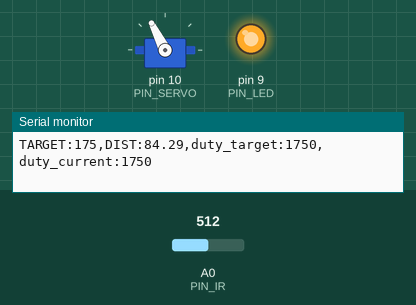
Recording of a sketch running on a simulated Arduino Uno, built with avr-gcc and run on an emulated ATmega328P. Parts: servo, output pins drawn as LEDs (lit = HIGH), the last lines printed to the serial monitor. The inputs (shaded band) are chosen by the test bench; at power-on: A0 (PIN_IR) = 512.

Above: at 1.2 s.
1.3 s: A0 (PIN_IR) set to 338
4.3 s: A0 (PIN_IR) set to 323
At 6.7 s:
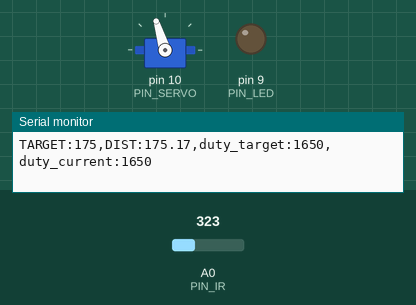
Timing chart, 0 to 8.2 s (numbered marks = the images above; inputs shaded):
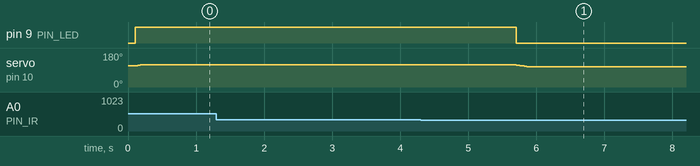

Measured:
- the behaviour switches between 324 and 323 on A0 (PIN_IR) (found by bisection; images 0 and 1)
- after the input at 4.3 s, pin 9 (PIN_LED): HIGH → LOW after 1.4 s; servo on pin 10 (PIN_SERVO): 117° → 107° after 1.4 s

The sketch:

22_bbc_20233061.ino
```cpp
#include <Servo.h>

// Arduino pin assignment
#define PIN_LED   9
#define PIN_SERVO 10
#define PIN_IR    A0

// Event interval parameters
#define _INTERVAL_DIST    100 // distance sensor interval (unit: ms)
#define _INTERVAL_SERVO   20  // servo interval (unit: ms)
#define _INTERVAL_SERIAL  1000 // serial interval (unit: ms)

// EMA filter configuration for the IR distance sensor
#define _EMA_ALPHA 0.2   // EMA weight of new sample (range: 0 to 1)
                          // Setting EMA to 1 effectively disables EMA filter.

// Servo adjustment - Set _DUTY_MAX, _NEU, _MIN with your own numbers
#define _DUTY_MAX 2300
#define _DUTY_NEU 1700
#define _DUTY_MIN 1600

#define _SERVO_ANGLE_DIFF  60  // Replace with |D - E| degree
#define _SERVO_SPEED       50  // servo speed

#define _BANGBANG_RANGE    50  // duty up and down for bangbang control

// Target Distance
#define _DIST_TARGET    175 // Center of the rail (unit: mm)


// global variables

Servo myservo;

float dist_ema;     // unit: mm

int duty_change_per_interval; // maximum duty difference per interval
int duty_target;    // Target duty
int duty_current;      // Current duty
int duty_adj;       // Level adjustment

unsigned long last_sampling_time_dist;   // unit: msec
unsigned long last_sampling_time_servo;  // unit: msec
unsigned long last_sampling_time_serial; // unit: msec

bool event_dist, event_servo, event_serial; // event triggered?

void setup()
{
  // initialize GPIO pins
  pinMode(PIN_LED,OUTPUT);
  myservo.attach(PIN_SERVO);

  duty_target = duty_current = _DUTY_NEU;
  myservo.writeMicroseconds(duty_current);

  // initialize serial port
  Serial.begin(1000000);

  // convert angular speed into duty change per interval.
  duty_change_per_interval =
    (float)(_DUTY_MAX - _DUTY_MIN) * ((float)_SERVO_SPEED / _SERVO_ANGLE_DIFF) * (_INTERVAL_SERVO / 1000.0);
}

void loop()
{
  unsigned long time_curr = millis();

  // wait until next event time
  if (time_curr >= (last_sampling_time_dist + _INTERVAL_DIST)) {
        last_sampling_time_dist += _INTERVAL_DIST;
        event_dist = true;
  }
  if (time_curr >= (last_sampling_time_servo + _INTERVAL_SERVO)) {
        last_sampling_time_servo += _INTERVAL_SERVO;
        event_servo = true;
  }
  if (time_curr >= (last_sampling_time_serial + _INTERVAL_SERIAL)) {
        last_sampling_time_serial += _INTERVAL_SERIAL;
        event_serial = true;
  }

  if (event_dist) {
    float dist_filtered; // unit: mm
    event_dist = false;

    // get a distance reading from the distance sensor
    dist_filtered = volt_to_distance(ir_sensor_filtered(50, 0.5, 0));
    dist_ema = _EMA_ALPHA * dist_filtered + (1.0 - _EMA_ALPHA) * dist_ema;

    // bang bang control
    if (dist_ema > _DIST_TARGET) {
      duty_target = _DUTY_NEU - _BANGBANG_RANGE;
      digitalWrite(PIN_LED, 0);
    } else if (dist_ema < _DIST_TARGET) {
      duty_target = _DUTY_NEU + _BANGBANG_RANGE;
      digitalWrite(PIN_LED, 1);
    }
  }

  if (event_servo) {
    event_servo = false;

    // adjust duty_current toward duty_target by duty_change_per_interval
    if (duty_target > duty_current) {
      duty_current += duty_change_per_interval;
      if (duty_current > duty_target)
          duty_current = duty_target;
    } else if (duty_target < duty_current) {
      duty_current -= duty_change_per_interval;
      if (duty_current < duty_target)
        duty_current = duty_target;
    }

    // servo arm protection
    if (duty_current < _DUTY_MIN)
      duty_current = _DUTY_MIN;
    else if (duty_current > _DUTY_MAX)
      duty_current = _DUTY_MAX;

    // update servo position
    myservo.writeMicroseconds(duty_current);
  }

  if (event_serial) {
    event_serial = false;

    // output the read value to the serial port
    Serial.print("TARGET:"); Serial.print(_DIST_TARGET);
    Serial.print(",DIST:"); Serial.print(dist_ema);
    Serial.print(",duty_target:"); Serial.print(duty_target);
    Serial.print(",duty_current:"); Serial.println(duty_current);
  }
}

float volt_to_distance(int a_value)
{
  // Replace line into your own equation
   return (6762.0 / (a_value - 9) - 4.0) * 10.0;

}

int compare(const void *a, const void *b) {
  return (*(unsigned int *)a - *(unsigned int *)b);
}

unsigned int ir_sensor_filtered(unsigned int n, float position, int verbose)
{
  // Eliminate spiky noise of an IR distance sensor by repeating measurement and taking a middle value
  // n: number of measurement repetition
  // position: the percentile of the sample to be taken (0.0 <= position <= 1.0)
  // verbose: 0 - normal operation, 1 - observing the internal procedures, and 2 - calculating elapsed time.
  // Example 1: ir_sensor_filtered(n, 0.5, 0) => return the median value among the n measured samples.
  // Example 2: ir_sensor_filtered(n, 0.0, 0) => return the smallest value among the n measured samples.
  // Example 3: ir_sensor_filtered(n, 1.0, 0) => return the largest value among the n measured samples.

  // The output of Sharp infrared sensor includes lots of spiky noise.
  // To eliminate such a spike, ir_sensor_filtered() performs the following two steps:
  // Step 1. Repeat measurement n times and collect n * position smallest samples, where 0 <= postion <= 1.
  // Step 2. Return the position'th sample after sorting the collected samples.

  // returns 0, if any error occurs

  unsigned int *ir_val, ret_val;
  unsigned int start_time;

  if (verbose >= 2)
    start_time = millis();

  if ((n == 0) || (n > 100) || (position < 0.0) || (position > 1))
    return 0;

  if (position == 1.0)
    position = 0.999;

  if (verbose == 1) {
    Serial.print("n: "); Serial.print(n);
    Serial.print(", position: "); Serial.print(position);
    Serial.print(", ret_idx: ");  Serial.println((unsigned int)(n * position));
  }

  ir_val = (unsigned int *)malloc(sizeof(unsigned int) * n);
  if (ir_val == NULL)
    return 0;

  if (verbose == 1)
    Serial.print("IR:");

  for (int i = 0; i < n; i++) {
    ir_val[i] = analogRead(PIN_IR);
    if (verbose == 1) {
        Serial.print(" ");
        Serial.print(ir_val[i]);
    }
  }

  if (verbose == 1)
    Serial.print  ("  => ");

  qsort(ir_val, n, sizeof(unsigned int), compare);
  ret_val = ir_val[(unsigned int)(n * position)];

  if (verbose == 1) {
    for (int i = 0; i < n; i++) {
        Serial.print(" ");
        Serial.print(ir_val[i]);
    }
    Serial.print(" :: ");
    Serial.println(ret_val);
  }
  free(ir_val);

  if (verbose >= 2) {
    Serial.print("Elapsed time: "); Serial.print(millis() - start_time); Serial.println("ms");
  }

  return ret_val;
}
```
